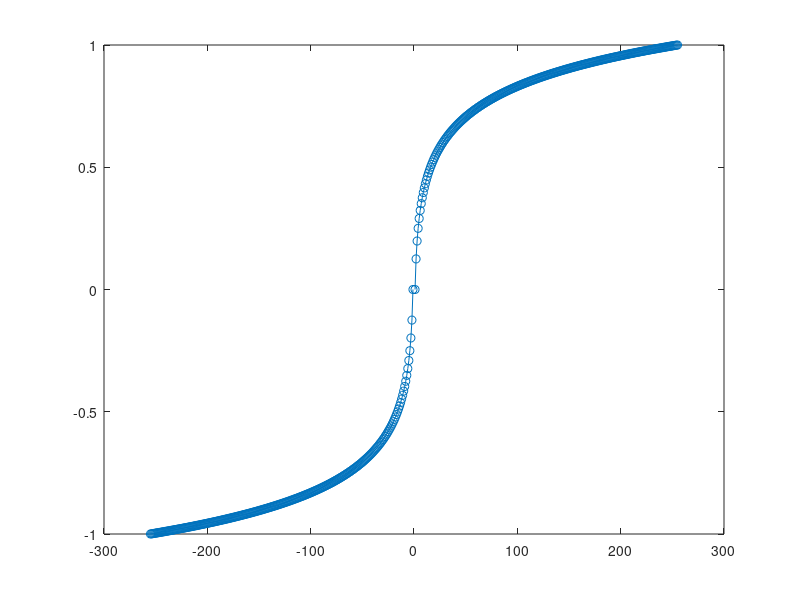

MATLAB code to generate this figure:
%% nonlinear.m
% Model nonlinear curve for low-value sensitivity

clear;
clc;

%% Inputs and Parameters

inputs = linspace(-255, 255, 511);

%% Calculations
mtrPwr = (log(abs(inputs)) .* sign(inputs)) / (log(255));

%% Plotting
plot(inputs, mtrPwr, "-o");
